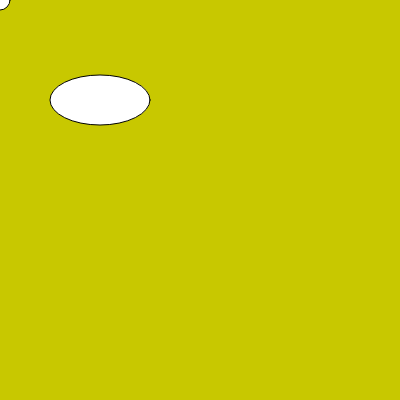
Frame 1 (no input)
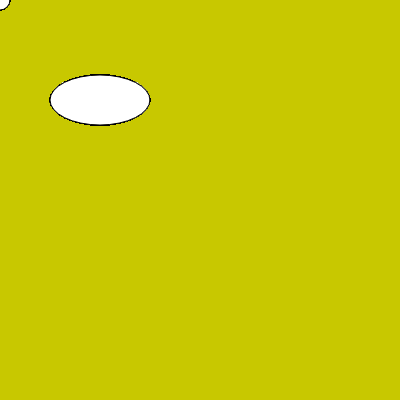
Frame 60 (no input)
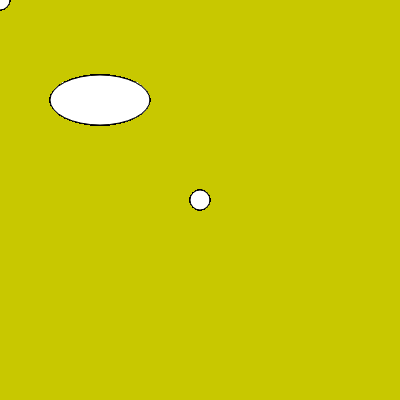
Frame 120 (the mouse pressed at the canvas centre since frame 60)

The p5.js sketch that drew these frames (run headless with seeded random() and noise() and a simulated clock; from frame 60 on, the mouse is pressed at the canvas centre):

// p5.js sketch
// ── sketch.js
function setup() {
  createCanvas(400, 400);
  background(200, 200, 0);
}

function blob() {
    ellipse(100, 100, 100, 50);
}

function draw() {
  blob();
  ellipse(mouseX, mouseY, 20, 20);
}
